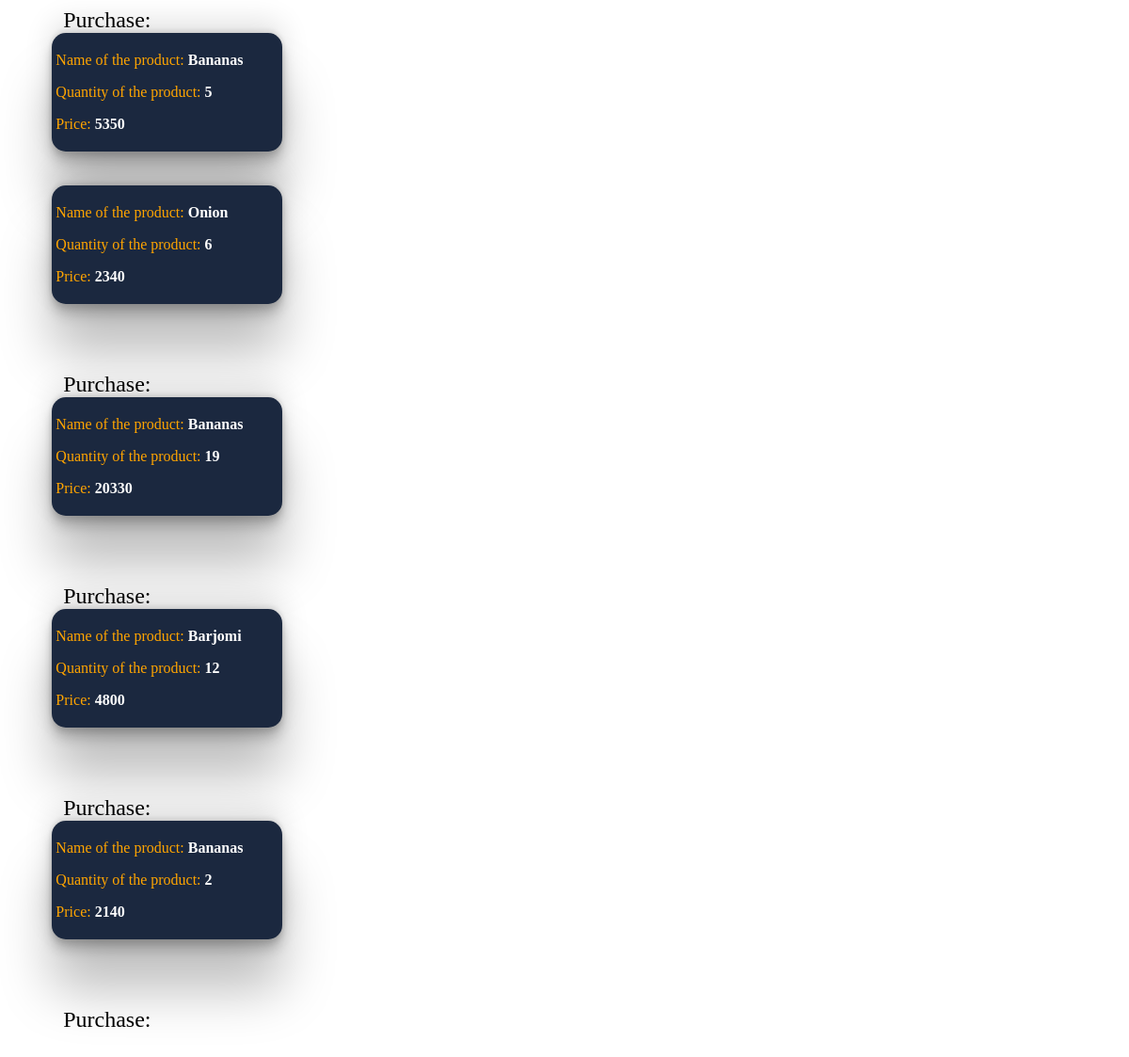
The app's page /purchase (signed in) with its own data.
### landing/models.py (models this page shows, shortened)
class PurchaseItem(models.Model):
    item = models.ForeignKey(ItemTable, on_delete=models.CASCADE)
    quantity = models.PositiveIntegerField(default=1)
    purchase = models.ForeignKey(Purchase, on_delete=models.CASCADE)
    def subtotal(self):
        return self.quantity * self.item.price

class ItemTable(models.Model):
    fruits = 'fruits'
    vegetables = 'vegetables'
    drinks = 'drinks'
    CATEGORY = [
        (fruits, 'Fruits'),
        (vegetables, 'Vegetables'),
        (drinks, 'Drinks'),
    ]
    name = models.CharField(max_length=255)
    image_field = models.ImageField(upload_to="images/")
    category = models.CharField(max_length=255,choices=CATEGORY, default=fruits)
    price = models.IntegerField()
    country = models.CharField(max_length=255)

### landing/views.py (the view)
# urls.py: path('purchase', views.show_purchase, name='purchase'),
def show_purchase(request):
    purchase = Purchase.objects.filter(user=request.user)
    list = []
    for i in purchase:
        list.append(PurchaseItem.objects.filter(purchase=i))
    return render(request, 'purchase.html', {
        'list': list
    })

### landing/templates/purchase.html (shortened to what this page needs)
{% load static %}
<!doctype html>
<html lang="en">
<head>
    <link href="../static/landing/purchase.css" rel="stylesheet">
</head>
<body>
{% for items in list %}
<span>Purchase:</span>
{% for i in items %}
<div>
    <p>Name of the product:<strong> {{i.item.name}}</strong></p>
    <p>Quantity of the product:<strong> {{i.quantity}}</strong></p>
    <p>Price: <strong>{{i.subtotal}}</strong></p>
</div>
<br>
<br>
{% endfor %}
<br>
<br>
{% endfor %}
</body>
</html>

### landing/static/landing/purchase.css (style rules this page uses)
span { font-size: 24px; font-family: "Segoe UI Black", serif; margin-left: 5%; }
div { background-color: #1b283f; margin-left: 4%; width: 20%; color: orange; font-family: "Segoe UI Black", serif; padding: 4px; border-radius: 15px; box-shadow: rgba(0, 0, 0, 0.25) 0px 54px 55px, rgba(0, 0, 0, 0.12) 0px -12px 30px, rgba(0, 0, 0, 0.12) 0px 4px 6px, rgba(0, 0, 0, 0.17) 0px 12px 13px, rgba(0, 0, 0, 0.09) 0px -3px 5px; }
strong { color: white; font-family: "Segoe UI Black", serif; }

### records on screen
PurchaseItem: item.name "Bananas", quantity "5", subtotal "5350"
PurchaseItem: item.name "Onion", quantity "6", subtotal "2340"
PurchaseItem: item.name "Bananas", quantity "19", subtotal "20330"
PurchaseItem: item.name "Barjomi", quantity "12", subtotal "4800"
PurchaseItem: item.name "Bananas", quantity "2", subtotal "2140"
